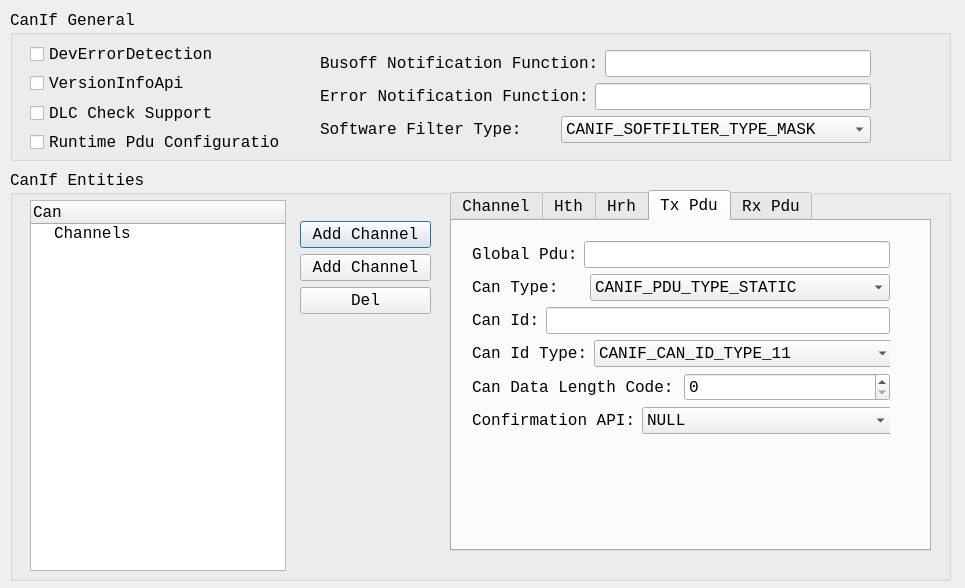
<?xml version="1.0" encoding="UTF-8"?>
<ui version="4.0">
 <class>cd_canif</class>
 <widget class="QDialog" name="cd_canif">
  <property name="geometry">
   <rect>
    <x>0</x>
    <y>0</y>
    <width>965</width>
    <height>588</height>
   </rect>
  </property>
  <property name="font">
   <font>
    <family>Consolas</family>
    <pointsize>12</pointsize>
   </font>
  </property>
  <property name="windowTitle">
   <string>Can Interface</string>
  </property>
  <widget class="QGroupBox" name="groupBox">
   <property name="geometry">
    <rect>
     <x>10</x>
     <y>10</y>
     <width>941</width>
     <height>151</height>
    </rect>
   </property>
   <property name="title">
    <string>CanIf General</string>
   </property>
   <widget class="QWidget" name="layoutWidget">
    <property name="geometry">
     <rect>
      <x>20</x>
      <y>32</y>
      <width>250</width>
      <height>112</height>
     </rect>
    </property>
    <layout class="QVBoxLayout" name="verticalLayout">
     <item>
      <widget class="QCheckBox" name="cbxDevErr">
       <property name="text">
        <string>DevErrorDetection</string>
       </property>
      </widget>
     </item>
     <item>
      <widget class="QCheckBox" name="cbxVersionInfo">
       <property name="text">
        <string>VersionInfoApi</string>
       </property>
      </widget>
     </item>
     <item>
      <widget class="QCheckBox" name="cbxDlcCheck">
       <property name="text">
        <string>DLC Check Support</string>
       </property>
      </widget>
     </item>
     <item>
      <widget class="QCheckBox" name="cbxRuntimePduCfg">
       <property name="text">
        <string>Runtime Pdu Configuration</string>
       </property>
      </widget>
     </item>
    </layout>
   </widget>
   <widget class="QWidget" name="layoutWidget">
    <property name="geometry">
     <rect>
      <x>310</x>
      <y>40</y>
      <width>551</width>
      <height>95</height>
     </rect>
    </property>
    <layout class="QVBoxLayout" name="verticalLayout_10">
     <item>
      <layout class="QHBoxLayout" name="horizontalLayout">
       <item>
        <widget class="QLabel" name="label_34">
         <property name="text">
          <string>Busoff Notification Function:</string>
         </property>
        </widget>
       </item>
       <item>
        <widget class="QLineEdit" name="leBusoffNf">
         <property name="minimumSize">
          <size>
           <width>250</width>
           <height>0</height>
          </size>
         </property>
         <property name="toolTip">
          <string>&lt;!DOCTYPE HTML PUBLIC &quot;-//W3C//DTD HTML 4.0//EN&quot; &quot;http://www.w3.org/TR/REC-html40/strict.dtd&quot;&gt;
&lt;html&gt;&lt;head&gt;&lt;meta name=&quot;qrichtext&quot; content=&quot;1&quot; /&gt;&lt;style type=&quot;text/css&quot;&gt;
p, li { white-space: pre-wrap; }
&lt;/style&gt;&lt;/head&gt;&lt;body style=&quot; font-family:'Consolas'; font-size:12pt; font-weight:400; font-style:normal;&quot;&gt;
&lt;p style=&quot; margin-top:0px; margin-bottom:0px; margin-left:0px; margin-right:0px; -qt-block-indent:0; text-indent:0px;&quot;&gt;If want to turn off notification,input &amp;quot;NULL&amp;quot;.&lt;/p&gt;&lt;/body&gt;&lt;/html&gt;</string>
         </property>
         <property name="text">
          <string/>
         </property>
        </widget>
       </item>
      </layout>
     </item>
     <item>
      <layout class="QHBoxLayout" name="horizontalLayout_24">
       <item>
        <widget class="QLabel" name="label_35">
         <property name="text">
          <string>Error Notification Function:</string>
         </property>
        </widget>
       </item>
       <item>
        <widget class="QLineEdit" name="leErrorNf">
         <property name="toolTip">
          <string>&lt;!DOCTYPE HTML PUBLIC &quot;-//W3C//DTD HTML 4.0//EN&quot; &quot;http://www.w3.org/TR/REC-html40/strict.dtd&quot;&gt;
&lt;html&gt;&lt;head&gt;&lt;meta name=&quot;qrichtext&quot; content=&quot;1&quot; /&gt;&lt;style type=&quot;text/css&quot;&gt;
p, li { white-space: pre-wrap; }
&lt;/style&gt;&lt;/head&gt;&lt;body style=&quot; font-family:'Consolas'; font-size:12pt; font-weight:400; font-style:normal;&quot;&gt;
&lt;p style=&quot; margin-top:0px; margin-bottom:0px; margin-left:0px; margin-right:0px; -qt-block-indent:0; text-indent:0px;&quot;&gt;If want to turn off notification,input &amp;quot;NULL&amp;quot;.&lt;/p&gt;&lt;/body&gt;&lt;/html&gt;</string>
         </property>
         <property name="text">
          <string/>
         </property>
        </widget>
       </item>
      </layout>
     </item>
     <item>
      <layout class="QHBoxLayout" name="horizontalLayout_37">
       <item>
        <widget class="QLabel" name="label_36">
         <property name="text">
          <string>Software Filter Type:</string>
         </property>
        </widget>
       </item>
       <item>
        <widget class="QComboBox" name="cmbxSoftwareFilterType">
         <property name="minimumSize">
          <size>
           <width>250</width>
           <height>0</height>
          </size>
         </property>
         <item>
          <property name="text">
           <string>CANIF_SOFTFILTER_TYPE_MASK</string>
          </property>
         </item>
         <item>
          <property name="text">
           <string>CANIF_SOFTFILTER_TYPE_BINARY</string>
          </property>
         </item>
         <item>
          <property name="text">
           <string>CANIF_SOFTFILTER_TYPE_INDEX</string>
          </property>
         </item>
         <item>
          <property name="text">
           <string>CANIF_SOFTFILTER_TYPE_LINEAR</string>
          </property>
         </item>
         <item>
          <property name="text">
           <string>CANIF_SOFTFILTER_TYPE_TABLE</string>
          </property>
         </item>
        </widget>
       </item>
      </layout>
     </item>
    </layout>
   </widget>
  </widget>
  <widget class="QGroupBox" name="groupBox_2">
   <property name="geometry">
    <rect>
     <x>10</x>
     <y>170</y>
     <width>941</width>
     <height>411</height>
    </rect>
   </property>
   <property name="maximumSize">
    <size>
     <width>16777214</width>
     <height>16777215</height>
    </size>
   </property>
   <property name="title">
    <string>CanIf Entities</string>
   </property>
   <widget class="QTreeWidget" name="trCanIfCfg">
    <property name="geometry">
     <rect>
      <x>20</x>
      <y>30</y>
      <width>256</width>
      <height>371</height>
     </rect>
    </property>
    <property name="styleSheet">
     <string notr="true">font: 12pt &quot;Consolas&quot;;</string>
    </property>
    <column>
     <property name="text">
      <string>Can</string>
     </property>
    </column>
    <item>
     <property name="text">
      <string>Channels</string>
     </property>
    </item>
   </widget>
   <widget class="QTabWidget" name="tabCfg">
    <property name="geometry">
     <rect>
      <x>440</x>
      <y>20</y>
      <width>481</width>
      <height>361</height>
     </rect>
    </property>
    <property name="currentIndex">
     <number>3</number>
    </property>
    <widget class="QWidget" name="tab">
     <attribute name="title">
      <string>Channel</string>
     </attribute>
     <widget class="QWidget" name="layoutWidget">
      <property name="geometry">
       <rect>
        <x>21</x>
        <y>21</y>
        <width>349</width>
        <height>62</height>
       </rect>
      </property>
      <layout class="QVBoxLayout" name="verticalLayout_4">
       <item>
        <layout class="QHBoxLayout" name="horizontalLayout_36">
         <item>
          <widget class="QLabel" name="label_33">
           <property name="text">
            <string>Name:</string>
           </property>
          </widget>
         </item>
         <item>
          <widget class="QLineEdit" name="leChannelName">
           <property name="text">
            <string/>
           </property>
          </widget>
         </item>
        </layout>
       </item>
       <item>
        <layout class="QHBoxLayout" name="horizontalLayout_23">
         <item>
          <widget class="QLabel" name="label_44">
           <property name="text">
            <string>Can Hw Ctrl:</string>
           </property>
          </widget>
         </item>
         <item>
          <widget class="QComboBox" name="cmbxCanHwCtrl">
           <property name="minimumSize">
            <size>
             <width>231</width>
             <height>0</height>
            </size>
           </property>
          </widget>
         </item>
        </layout>
       </item>
      </layout>
     </widget>
    </widget>
    <widget class="QWidget" name="tab_2">
     <attribute name="title">
      <string>Hth</string>
     </attribute>
     <widget class="QWidget" name="layoutWidget">
      <property name="geometry">
       <rect>
        <x>21</x>
        <y>21</y>
        <width>433</width>
        <height>95</height>
       </rect>
      </property>
      <layout class="QVBoxLayout" name="verticalLayout_5">
       <item>
        <layout class="QHBoxLayout" name="horizontalLayout_35">
         <item>
          <widget class="QLabel" name="label_32">
           <property name="text">
            <string>Name:</string>
           </property>
          </widget>
         </item>
         <item>
          <widget class="QLineEdit" name="leHthName">
           <property name="text">
            <string/>
           </property>
          </widget>
         </item>
        </layout>
       </item>
       <item>
        <layout class="QHBoxLayout" name="horizontalLayout_28">
         <item>
          <widget class="QLabel" name="label_25">
           <property name="text">
            <string>Hth Type:</string>
           </property>
          </widget>
         </item>
         <item>
          <widget class="QComboBox" name="cmbxHthType">
           <property name="minimumSize">
            <size>
             <width>320</width>
             <height>0</height>
            </size>
           </property>
           <item>
            <property name="text">
             <string>CAN_ARC_HANDLE_TYPE_BASIC</string>
            </property>
           </item>
           <item>
            <property name="text">
             <string>CAN_ARC_HANDLE_TYPE_FULL</string>
            </property>
           </item>
          </widget>
         </item>
        </layout>
       </item>
       <item>
        <layout class="QHBoxLayout" name="horizontalLayout_29">
         <item>
          <widget class="QLabel" name="label_26">
           <property name="text">
            <string>CanIfHthIdSymRef:</string>
           </property>
          </widget>
         </item>
         <item>
          <widget class="QComboBox" name="cmbxHthIdSymRef">
           <property name="minimumSize">
            <size>
             <width>270</width>
             <height>0</height>
            </size>
           </property>
          </widget>
         </item>
        </layout>
       </item>
      </layout>
     </widget>
    </widget>
    <widget class="QWidget" name="tab_4">
     <attribute name="title">
      <string>Hrh</string>
     </attribute>
     <widget class="QWidget" name="layoutWidget">
      <property name="geometry">
       <rect>
        <x>20</x>
        <y>20</y>
        <width>435</width>
        <height>126</height>
       </rect>
      </property>
      <layout class="QVBoxLayout" name="verticalLayout_8">
       <item>
        <layout class="QVBoxLayout" name="verticalLayout_6">
         <item>
          <layout class="QHBoxLayout" name="horizontalLayout_38">
           <item>
            <widget class="QLabel" name="label_37">
             <property name="text">
              <string>Name:</string>
             </property>
            </widget>
           </item>
           <item>
            <widget class="QLineEdit" name="leHrhName">
             <property name="text">
              <string/>
             </property>
            </widget>
           </item>
          </layout>
         </item>
         <item>
          <layout class="QHBoxLayout" name="horizontalLayout_30">
           <item>
            <widget class="QLabel" name="label_27">
             <property name="text">
              <string>Hrh Type:</string>
             </property>
            </widget>
           </item>
           <item>
            <widget class="QComboBox" name="cmbxHrhType">
             <property name="minimumSize">
              <size>
               <width>320</width>
               <height>0</height>
              </size>
             </property>
             <item>
              <property name="text">
               <string>CAN_ARC_HANDLE_TYPE_BASIC</string>
              </property>
             </item>
             <item>
              <property name="text">
               <string>CAN_ARC_HANDLE_TYPE_FULL</string>
              </property>
             </item>
            </widget>
           </item>
          </layout>
         </item>
         <item>
          <layout class="QHBoxLayout" name="horizontalLayout_31">
           <item>
            <widget class="QLabel" name="label_28">
             <property name="text">
              <string>CanIfHrhIdSymRef:</string>
             </property>
            </widget>
           </item>
           <item>
            <widget class="QComboBox" name="cmbxHrhIdSymRef">
             <property name="minimumSize">
              <size>
               <width>270</width>
               <height>0</height>
              </size>
             </property>
            </widget>
           </item>
          </layout>
         </item>
        </layout>
       </item>
       <item>
        <widget class="QCheckBox" name="cbxSoftwareFilterHrh">
         <property name="text">
          <string>CanIfSoftwareFilterHrh</string>
         </property>
        </widget>
       </item>
      </layout>
     </widget>
    </widget>
    <widget class="QWidget" name="tab_3">
     <attribute name="title">
      <string>Tx Pdu</string>
     </attribute>
     <widget class="QWidget" name="layoutWidget">
      <property name="geometry">
       <rect>
        <x>20</x>
        <y>20</y>
        <width>418</width>
        <height>194</height>
       </rect>
      </property>
      <layout class="QVBoxLayout" name="verticalLayout_3">
       <item>
        <layout class="QHBoxLayout" name="horizontalLayout_4">
         <item>
          <widget class="QLabel" name="label_40">
           <property name="text">
            <string>Global Pdu:</string>
           </property>
          </widget>
         </item>
         <item>
          <widget class="QLineEdit" name="leTxPduName">
           <property name="text">
            <string/>
           </property>
          </widget>
         </item>
        </layout>
       </item>
       <item>
        <layout class="QHBoxLayout" name="horizontalLayout_2">
         <item>
          <widget class="QLabel" name="label_29">
           <property name="text">
            <string>Can Type:</string>
           </property>
          </widget>
         </item>
         <item>
          <widget class="QComboBox" name="cmbxTxPduCanType">
           <property name="minimumSize">
            <size>
             <width>300</width>
             <height>0</height>
            </size>
           </property>
           <item>
            <property name="text">
             <string>CANIF_PDU_TYPE_STATIC</string>
            </property>
           </item>
           <item>
            <property name="text">
             <string>CANIF_PDU_TYPE_DYNAMIC</string>
            </property>
           </item>
          </widget>
         </item>
        </layout>
       </item>
       <item>
        <layout class="QHBoxLayout" name="horizontalLayout_3">
         <item>
          <widget class="QLabel" name="label">
           <property name="text">
            <string>Can Id:</string>
           </property>
          </widget>
         </item>
         <item>
          <widget class="QLineEdit" name="leTxPduCanId">
           <property name="text">
            <string/>
           </property>
          </widget>
         </item>
        </layout>
       </item>
       <item>
        <layout class="QHBoxLayout" name="horizontalLayout_6">
         <item>
          <widget class="QLabel" name="label_30">
           <property name="text">
            <string>Can Id Type:</string>
           </property>
          </widget>
         </item>
         <item>
          <widget class="QComboBox" name="cmbxTxPduCanIdType">
           <property name="minimumSize">
            <size>
             <width>300</width>
             <height>0</height>
            </size>
           </property>
           <property name="toolTip">
            <string>&lt;!DOCTYPE HTML PUBLIC &quot;-//W3C//DTD HTML 4.0//EN&quot; &quot;http://www.w3.org/TR/REC-html40/strict.dtd&quot;&gt;
&lt;html&gt;&lt;head&gt;&lt;meta name=&quot;qrichtext&quot; content=&quot;1&quot; /&gt;&lt;style type=&quot;text/css&quot;&gt;
p, li { white-space: pre-wrap; }
&lt;/style&gt;&lt;/head&gt;&lt;body style=&quot; font-family:'Consolas'; font-size:12pt; font-weight:400; font-style:normal;&quot;&gt;
&lt;p style=&quot; margin-top:0px; margin-bottom:0px; margin-left:0px; margin-right:0px; -qt-block-indent:0; text-indent:0px;&quot;&gt;This type is really decided by Can Hth,Configue it has no affect.&lt;/p&gt;&lt;/body&gt;&lt;/html&gt;</string>
           </property>
           <item>
            <property name="text">
             <string>CANIF_CAN_ID_TYPE_11</string>
            </property>
           </item>
           <item>
            <property name="text">
             <string>CANIF_CAN_ID_TYPE_29</string>
            </property>
           </item>
          </widget>
         </item>
        </layout>
       </item>
       <item>
        <layout class="QHBoxLayout" name="horizontalLayout_5">
         <item>
          <widget class="QLabel" name="label_2">
           <property name="text">
            <string>Can Data Length Code:</string>
           </property>
          </widget>
         </item>
         <item>
          <widget class="QSpinBox" name="spbxTxPduDlc">
           <property name="minimumSize">
            <size>
             <width>200</width>
             <height>0</height>
            </size>
           </property>
           <property name="toolTip">
            <string>&lt;!DOCTYPE HTML PUBLIC &quot;-//W3C//DTD HTML 4.0//EN&quot; &quot;http://www.w3.org/TR/REC-html40/strict.dtd&quot;&gt;
&lt;html&gt;&lt;head&gt;&lt;meta name=&quot;qrichtext&quot; content=&quot;1&quot; /&gt;&lt;style type=&quot;text/css&quot;&gt;
p, li { white-space: pre-wrap; }
&lt;/style&gt;&lt;/head&gt;&lt;body style=&quot; font-family:'Consolas'; font-size:12pt; font-weight:400; font-style:normal;&quot;&gt;
&lt;p style=&quot; margin-top:0px; margin-bottom:0px; margin-left:0px; margin-right:0px; -qt-block-indent:0; text-indent:0px;&quot;&gt;this means nothing,so you have no need to configure it.Just make compatible with arccore.&lt;/p&gt;&lt;/body&gt;&lt;/html&gt;</string>
           </property>
          </widget>
         </item>
        </layout>
       </item>
       <item>
        <layout class="QHBoxLayout" name="horizontalLayout_7">
         <item>
          <widget class="QLabel" name="label_31">
           <property name="text">
            <string>Confirmation API:</string>
           </property>
          </widget>
         </item>
         <item>
          <widget class="QComboBox" name="cmbxTxPduConfirmation">
           <property name="minimumSize">
            <size>
             <width>250</width>
             <height>0</height>
            </size>
           </property>
           <item>
            <property name="text">
             <string>NULL</string>
            </property>
           </item>
           <item>
            <property name="text">
             <string>J1939Tp_TxConfirmation</string>
            </property>
           </item>
           <item>
            <property name="text">
             <string>PduR_CanIfTxConfirmation</string>
            </property>
           </item>
           <item>
            <property name="text">
             <string>CanTp_TxConfirmation</string>
            </property>
           </item>
           <item>
            <property name="text">
             <string>CanIf_UserTxConfirmation</string>
            </property>
           </item>
          </widget>
         </item>
        </layout>
       </item>
      </layout>
     </widget>
    </widget>
    <widget class="QWidget" name="tab_5">
     <attribute name="title">
      <string>Rx Pdu</string>
     </attribute>
     <widget class="QWidget" name="layoutWidget">
      <property name="geometry">
       <rect>
        <x>20</x>
        <y>22</y>
        <width>418</width>
        <height>260</height>
       </rect>
      </property>
      <layout class="QVBoxLayout" name="verticalLayout_7">
       <item>
        <layout class="QHBoxLayout" name="horizontalLayout_8">
         <item>
          <widget class="QLabel" name="label_41">
           <property name="text">
            <string>Global Pdu:</string>
           </property>
          </widget>
         </item>
         <item>
          <widget class="QLineEdit" name="leRxPduName">
           <property name="text">
            <string/>
           </property>
          </widget>
         </item>
        </layout>
       </item>
       <item>
        <layout class="QHBoxLayout" name="horizontalLayout_9">
         <item>
          <widget class="QLabel" name="label_38">
           <property name="text">
            <string>Can Type:</string>
           </property>
          </widget>
         </item>
         <item>
          <widget class="QComboBox" name="cmbxRxPduCanType">
           <property name="minimumSize">
            <size>
             <width>300</width>
             <height>0</height>
            </size>
           </property>
           <item>
            <property name="text">
             <string>CANIF_PDU_TYPE_STATIC</string>
            </property>
           </item>
           <item>
            <property name="text">
             <string>CANIF_PDU_TYPE_DYNAMIC</string>
            </property>
           </item>
          </widget>
         </item>
        </layout>
       </item>
       <item>
        <layout class="QHBoxLayout" name="horizontalLayout_10">
         <item>
          <widget class="QLabel" name="label_3">
           <property name="text">
            <string>Can Id:</string>
           </property>
          </widget>
         </item>
         <item>
          <widget class="QLineEdit" name="leRxPduCanId">
           <property name="toolTip">
            <string>&lt;!DOCTYPE HTML PUBLIC &quot;-//W3C//DTD HTML 4.0//EN&quot; &quot;http://www.w3.org/TR/REC-html40/strict.dtd&quot;&gt;
&lt;html&gt;&lt;head&gt;&lt;meta name=&quot;qrichtext&quot; content=&quot;1&quot; /&gt;&lt;style type=&quot;text/css&quot;&gt;
p, li { white-space: pre-wrap; }
&lt;/style&gt;&lt;/head&gt;&lt;body style=&quot; font-family:'Consolas'; font-size:12pt; font-weight:400; font-style:normal;&quot;&gt;
&lt;p style=&quot; margin-top:0px; margin-bottom:0px; margin-left:0px; margin-right:0px; -qt-block-indent:0; text-indent:0px;&quot;&gt;if software filter on,then only if &amp;lt;the reveived Can Id&amp;gt; &amp;amp; Mask == &amp;lt;Configured Can Id here&amp;gt; &amp;amp; Mask,Then the Pdu can be reveived(pass the filter) and a notification to upper layer can be generated.&lt;/p&gt;&lt;/body&gt;&lt;/html&gt;</string>
           </property>
           <property name="text">
            <string/>
           </property>
          </widget>
         </item>
        </layout>
       </item>
       <item>
        <layout class="QHBoxLayout" name="horizontalLayout_11">
         <item>
          <widget class="QLabel" name="label_39">
           <property name="text">
            <string>Can Id Type:</string>
           </property>
          </widget>
         </item>
         <item>
          <widget class="QComboBox" name="cmbxRxPduCanIdType">
           <property name="minimumSize">
            <size>
             <width>300</width>
             <height>0</height>
            </size>
           </property>
           <property name="toolTip">
            <string>&lt;!DOCTYPE HTML PUBLIC &quot;-//W3C//DTD HTML 4.0//EN&quot; &quot;http://www.w3.org/TR/REC-html40/strict.dtd&quot;&gt;
&lt;html&gt;&lt;head&gt;&lt;meta name=&quot;qrichtext&quot; content=&quot;1&quot; /&gt;&lt;style type=&quot;text/css&quot;&gt;
p, li { white-space: pre-wrap; }
&lt;/style&gt;&lt;/head&gt;&lt;body style=&quot; font-family:'Consolas'; font-size:12pt; font-weight:400; font-style:normal;&quot;&gt;
&lt;p style=&quot; margin-top:0px; margin-bottom:0px; margin-left:0px; margin-right:0px; -qt-block-indent:0; text-indent:0px;&quot;&gt;unsupport configure item defined by Arccore,you have no need to configure it.&lt;/p&gt;&lt;/body&gt;&lt;/html&gt;</string>
           </property>
           <item>
            <property name="text">
             <string>CANIF_CAN_ID_TYPE_11</string>
            </property>
           </item>
           <item>
            <property name="text">
             <string>CANIF_CAN_ID_TYPE_29</string>
            </property>
           </item>
          </widget>
         </item>
        </layout>
       </item>
       <item>
        <layout class="QHBoxLayout" name="horizontalLayout_15">
         <item>
          <widget class="QLabel" name="label_45">
           <property name="text">
            <string>Can Id Mask:</string>
           </property>
          </widget>
         </item>
         <item>
          <widget class="QLineEdit" name="leRxPduIdMask">
           <property name="toolTip">
            <string>&lt;!DOCTYPE HTML PUBLIC &quot;-//W3C//DTD HTML 4.0//EN&quot; &quot;http://www.w3.org/TR/REC-html40/strict.dtd&quot;&gt;
&lt;html&gt;&lt;head&gt;&lt;meta name=&quot;qrichtext&quot; content=&quot;1&quot; /&gt;&lt;style type=&quot;text/css&quot;&gt;
p, li { white-space: pre-wrap; }
&lt;/style&gt;&lt;/head&gt;&lt;body style=&quot; font-family:'Consolas'; font-size:12pt; font-weight:400; font-style:normal;&quot;&gt;
&lt;p style=&quot; margin-top:0px; margin-bottom:0px; margin-left:0px; margin-right:0px; -qt-block-indent:0; text-indent:0px;&quot;&gt;if software filter on,then only if &amp;lt;the reveived Can Id&amp;gt; &amp;amp; Mask == &amp;lt;Configured Can Id here&amp;gt; &amp;amp; Mask,Then the Pdu can be reveived(pass the filter) and a notification to upper layer can be generated.&lt;/p&gt;&lt;/body&gt;&lt;/html&gt;</string>
           </property>
           <property name="text">
            <string/>
           </property>
          </widget>
         </item>
        </layout>
       </item>
       <item>
        <layout class="QHBoxLayout" name="horizontalLayout_12">
         <item>
          <widget class="QLabel" name="label_4">
           <property name="text">
            <string>Can Data Length Code:</string>
           </property>
          </widget>
         </item>
         <item>
          <widget class="QSpinBox" name="spbxRxPduDlc">
           <property name="minimumSize">
            <size>
             <width>200</width>
             <height>0</height>
            </size>
           </property>
           <property name="toolTip">
            <string>&lt;!DOCTYPE HTML PUBLIC &quot;-//W3C//DTD HTML 4.0//EN&quot; &quot;http://www.w3.org/TR/REC-html40/strict.dtd&quot;&gt;
&lt;html&gt;&lt;head&gt;&lt;meta name=&quot;qrichtext&quot; content=&quot;1&quot; /&gt;&lt;style type=&quot;text/css&quot;&gt;
p, li { white-space: pre-wrap; }
&lt;/style&gt;&lt;/head&gt;&lt;body style=&quot; font-family:'Consolas'; font-size:12pt; font-weight:400; font-style:normal;&quot;&gt;
&lt;p style=&quot; margin-top:0px; margin-bottom:0px; margin-left:0px; margin-right:0px; -qt-block-indent:0; text-indent:0px;&quot;&gt;Note:Rx Data's DLC must be bigger than the configured value,or the Data will be droped if DLC check enabled.&lt;/p&gt;&lt;/body&gt;&lt;/html&gt;</string>
           </property>
          </widget>
         </item>
        </layout>
       </item>
       <item>
        <layout class="QHBoxLayout" name="horizontalLayout_13">
         <item>
          <widget class="QLabel" name="label_42">
           <property name="text">
            <string>Indication Type:</string>
           </property>
          </widget>
         </item>
         <item>
          <widget class="QComboBox" name="cmbxRxPduIndication">
           <property name="minimumSize">
            <size>
             <width>250</width>
             <height>0</height>
            </size>
           </property>
           <item>
            <property name="text">
             <string>CAN_NM</string>
            </property>
           </item>
           <item>
            <property name="text">
             <string>CAN_TP</string>
            </property>
           </item>
           <item>
            <property name="text">
             <string>CAN_PDUR</string>
            </property>
           </item>
           <item>
            <property name="text">
             <string>J1939TP</string>
            </property>
           </item>
           <item>
            <property name="text">
             <string>CAN_SPECIAL</string>
            </property>
           </item>
          </widget>
         </item>
        </layout>
       </item>
       <item>
        <layout class="QHBoxLayout" name="horizontalLayout_14">
         <item>
          <widget class="QLabel" name="label_43">
           <property name="text">
            <string>User Indication:</string>
           </property>
          </widget>
         </item>
         <item>
          <widget class="QLineEdit" name="leRxPduUserIndication">
           <property name="text">
            <string/>
           </property>
          </widget>
         </item>
        </layout>
       </item>
      </layout>
     </widget>
    </widget>
   </widget>
   <widget class="QWidget" name="layoutWidget">
    <property name="geometry">
     <rect>
      <x>290</x>
      <y>51</y>
      <width>131</width>
      <height>95</height>
     </rect>
    </property>
    <layout class="QVBoxLayout" name="verticalLayout_2">
     <item>
      <widget class="QPushButton" name="btnAdd">
       <property name="text">
        <string>Add Channel</string>
       </property>
      </widget>
     </item>
     <item>
      <widget class="QPushButton" name="btnAdd2">
       <property name="text">
        <string>Add Channel</string>
       </property>
      </widget>
     </item>
     <item>
      <widget class="QPushButton" name="btnDel">
       <property name="text">
        <string>Del</string>
       </property>
      </widget>
     </item>
    </layout>
   </widget>
  </widget>
 </widget>
 <resources/>
 <connections/>
</ui>
